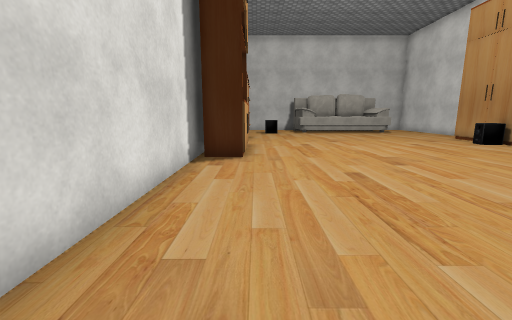
view 1 (above)

17 first-person views from a walk through a 3-D level made in the Unity game engine. The camera is 1.3 m above the floor, tilts 10° down and sees 90° across. The floor is counted in squares, 1 m on a side. Each view is taken from the middle of a square. On the plan, view 1 faces up. The plan holds only what a view shows up to about 13 squares ahead; the rest is blank. The player is left out. Some surface patterns are stand-ins.

view 2
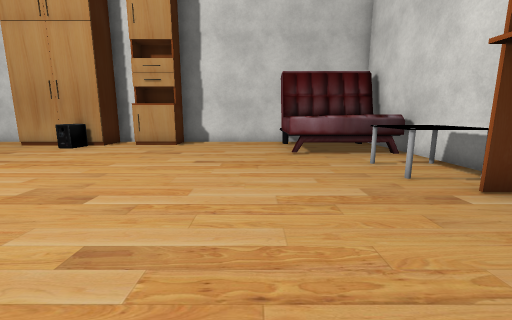

view 3
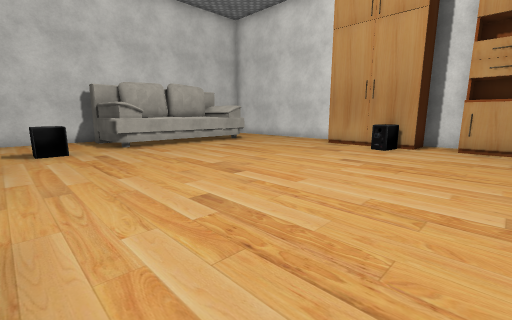

view 4
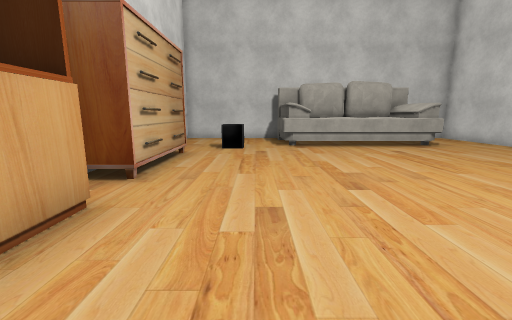

view 5
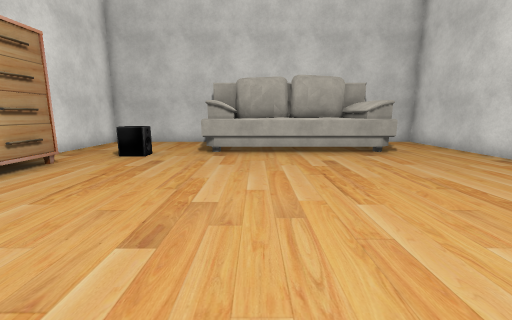

view 6
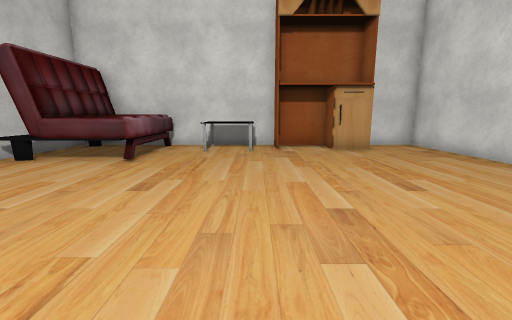

view 7
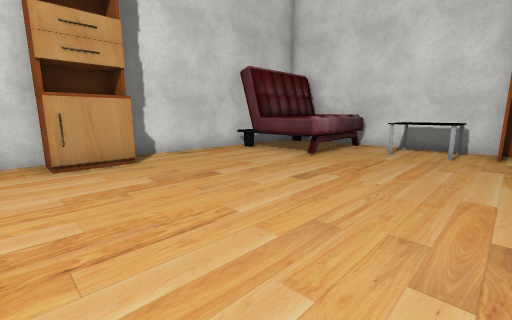

view 8
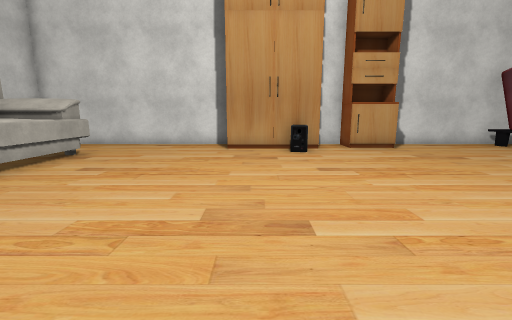

view 9
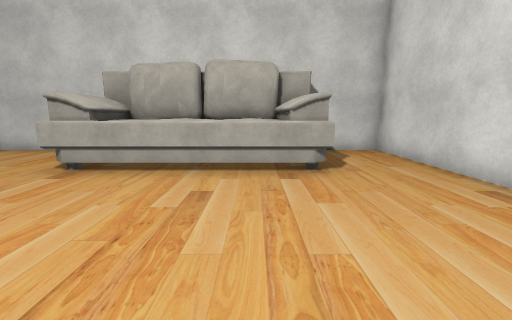

view 10
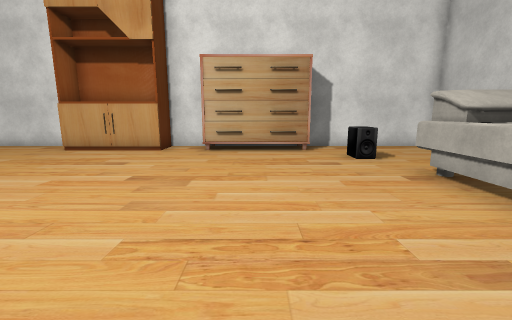

view 11
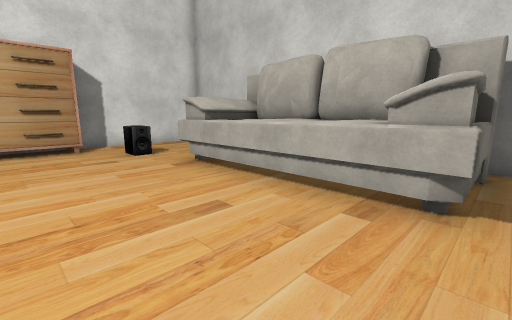

view 12
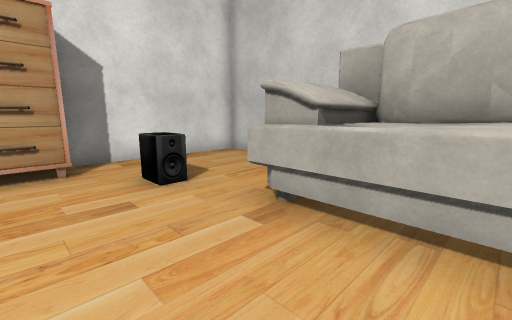

view 13
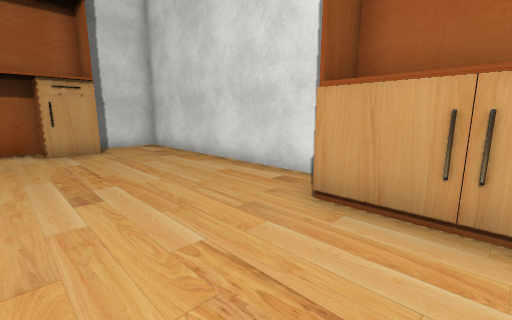

view 14
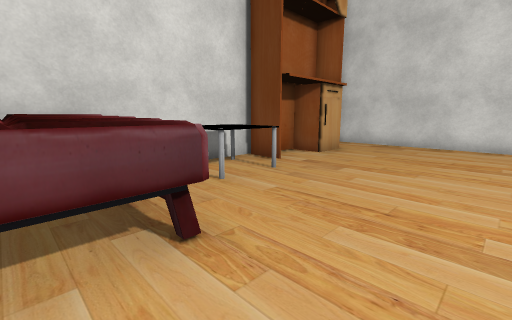

view 15
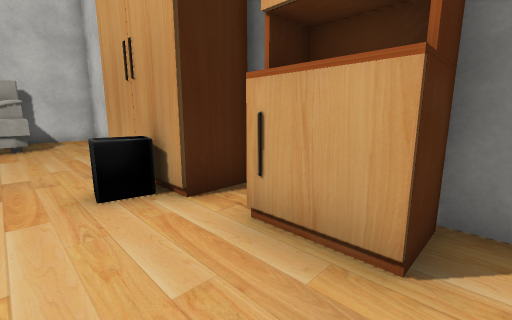

view 16
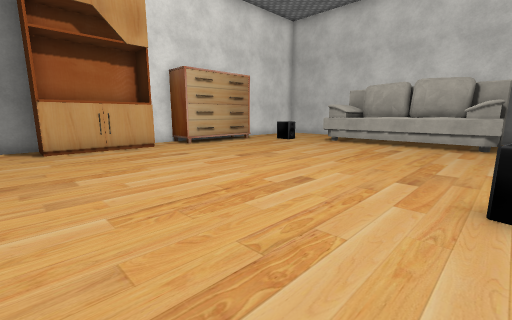

view 17
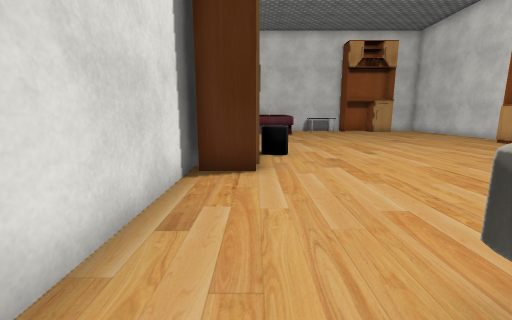

### Floor plan
Points are (right, up) in squares from view 1. A wall is a line through its corners. A room is listed if a view was taken in it or the views show most of it. See-through windows are left out.
Room 1 (views 1, 2, 3, 4, 5, 6, 7, 8, 9, 10, 11, 12, 13, 14, 15, 16, 17)
walls: (-1.8, 9.1) (-1.8, -1.3) (0.4, -1.3); (-1.8, 13.1) (-1.8, 11.4); (12.6, 9.1) (12.6, 10.8); (12.6, 13.1) (12.6, 22.5) (9.6, 22.5); (7.4, -1.3) (8.6, -1.3); (3.4, 22.5) (-1.8, 22.5) (-1.8, 17.1); (12.6, -1) (12.6, 7.6)
objects: other object (-1, 8) to (-1, 11); drawers (-1, 13) to (-1, 17); other object (1, -1) to (4, 0); speaker (1, 18); other object (3, 19) to (9, 22); table (5, -1) to (7, -1); table (5, 1) to (7, 1); other object (9, -1) to (12, 3); speaker (10, 11) to (10, 12); other object (11, 8) to (12, 9); other object (12, 11) to (12, 13)

Where each view was taken, in squares from view 1:
view 1: 0 up, 0 right, facing up
view 2: 4 up, 0 right, facing right
view 3: 8 up, 0 right, facing up-right
view 4: 8 up, 2 right, facing up
view 5: 10 up, 5 right, facing up
view 6: 10 up, 5 right, facing down
view 7: 10 up, 4 right, facing down-right
view 8: 13 up, 1 right, facing right
view 9: 13 up, 8 right, facing up
view 10: 15 up, 9 right, facing left
view 11: 15 up, 10 right, facing up-left
view 12: 16 up, 6 right, facing up-left
view 13: 10 up, 3 right, facing down-left
view 14: 5 up, 10 right, facing down-left
view 15: 7 up, 9 right, facing up-right
view 16: 7 up, 10 right, facing up-left
view 17: 20 up, 11 right, facing down
